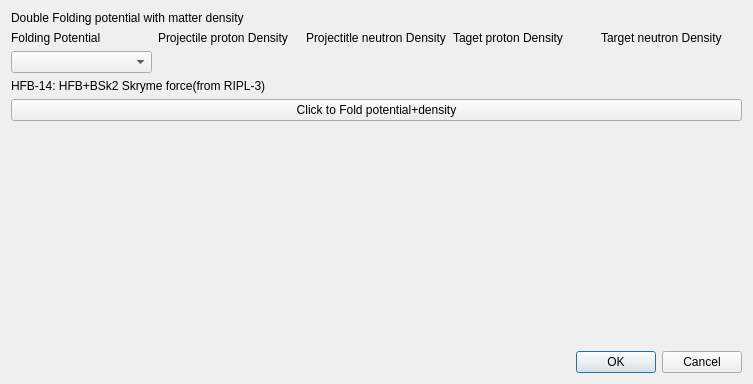
<?xml version="1.0" encoding="UTF-8"?>
<ui version="4.0">
 <class>Dialog</class>
 <widget class="QDialog" name="Dialog">
  <property name="geometry">
   <rect>
    <x>0</x>
    <y>0</y>
    <width>753</width>
    <height>384</height>
   </rect>
  </property>
  <property name="windowTitle">
   <string>Double Folding Potential</string>
  </property>
  <layout class="QVBoxLayout" name="verticalLayout">
   <item>
    <widget class="QLabel" name="label_Main">
     <property name="text">
      <string>Double Folding potential with matter density</string>
     </property>
    </widget>
   </item>
   <item>
    <layout class="QGridLayout" name="gridLayout">
     <item row="0" column="3">
      <widget class="QLabel" name="label_3">
       <property name="text">
        <string>Taget proton Density</string>
       </property>
      </widget>
     </item>
     <item row="0" column="0">
      <widget class="QLabel" name="label_4">
       <property name="text">
        <string>Folding Potential</string>
       </property>
      </widget>
     </item>
     <item row="0" column="2">
      <widget class="QLabel" name="label">
       <property name="text">
        <string>Projectitle neutron Density</string>
       </property>
      </widget>
     </item>
     <item row="0" column="1">
      <widget class="QLabel" name="label_2">
       <property name="text">
        <string>Projectile proton Density</string>
       </property>
      </widget>
     </item>
     <item row="0" column="4">
      <widget class="QLabel" name="label_6">
       <property name="text">
        <string>Target neutron Density</string>
       </property>
      </widget>
     </item>
     <item row="1" column="0">
      <widget class="QComboBox" name="comboBox_potential"/>
     </item>
    </layout>
   </item>
   <item>
    <widget class="QLabel" name="label_status">
     <property name="text">
      <string>HFB-14: HFB+BSk2 Skryme force(from RIPL-3)</string>
     </property>
    </widget>
   </item>
   <item>
    <widget class="QPushButton" name="pushButton">
     <property name="text">
      <string>Click to Fold potential+density</string>
     </property>
    </widget>
   </item>
   <item>
    <widget class="QWidget" name="plot_Widget" native="true">
     <property name="sizePolicy">
      <sizepolicy hsizetype="Expanding" vsizetype="Expanding">
       <horstretch>0</horstretch>
       <verstretch>0</verstretch>
      </sizepolicy>
     </property>
     <property name="minimumSize">
      <size>
       <width>0</width>
       <height>32</height>
      </size>
     </property>
     <layout class="QVBoxLayout" name="plot_layout"/>
    </widget>
   </item>
   <item>
    <widget class="QDialogButtonBox" name="buttonBox">
     <property name="orientation">
      <enum>Qt::Horizontal</enum>
     </property>
     <property name="standardButtons">
      <set>QDialogButtonBox::Cancel|QDialogButtonBox::Ok</set>
     </property>
    </widget>
   </item>
  </layout>
 </widget>
 <resources/>
 <connections>
  <connection>
   <sender>buttonBox</sender>
   <signal>accepted()</signal>
   <receiver>Dialog</receiver>
   <slot>accept()</slot>
   <hints>
    <hint type="sourcelabel">
     <x>248</x>
     <y>254</y>
    </hint>
    <hint type="destinationlabel">
     <x>157</x>
     <y>274</y>
    </hint>
   </hints>
  </connection>
  <connection>
   <sender>buttonBox</sender>
   <signal>rejected()</signal>
   <receiver>Dialog</receiver>
   <slot>reject()</slot>
   <hints>
    <hint type="sourcelabel">
     <x>316</x>
     <y>260</y>
    </hint>
    <hint type="destinationlabel">
     <x>286</x>
     <y>274</y>
    </hint>
   </hints>
  </connection>
 </connections>
</ui>
